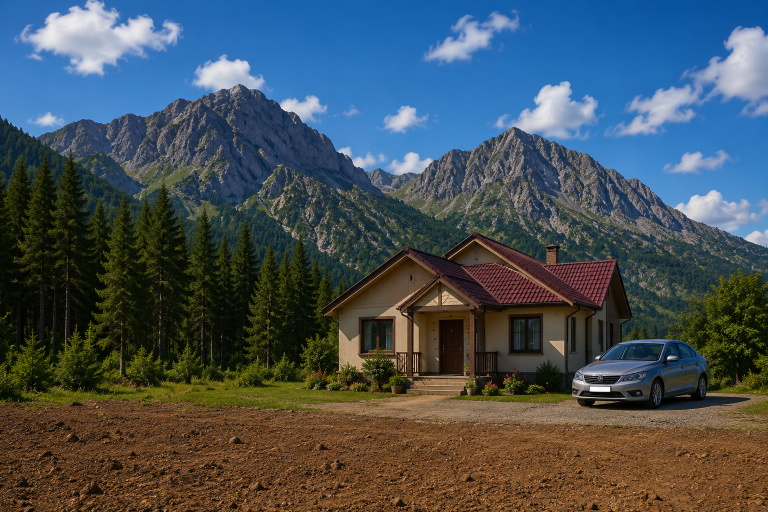
#> input picture Session 6/image.png, 1536 x 1024 px (shown at 1/2 size)
$ jupyter execute 2-segmentation.ipynb   (older library calls are emulated)
#> lines starting #> are read from the running program, lines starting #| are printed output that depends on the picture; after the words box and inside, x2 and y2 are one past the last pixel; in counts of white or black regions, pixels touching at a corner belong together
<div dir="rtl" style="direction:rtl; text-align:right; font-family:'Segoe UI', Arial, sans-serif; font-size:16px; line-height:2; background:#e8f5e9; border-right:6px solid #2e7d32; padding:20px 24px; margin:10px 0; border-radius:8px;">

<h2 style="color:#1b5e20;">تجزئة متقدمة باستخدام K-Means — (اللون + الموضع + الحواف + Gradient)</h2>

<p>يُطوَّر هذا الدفتر مثالَ التجزئة الأساسي بإضافة ميزتين جديدتين لكل بكسل:</p>
<ul>
  <li><strong>Canny Edges:</strong> هل البكسل يقع على حافة في الصورة؟</li>
  <li><strong>Sobel Gradient:</strong> ما مقدار التغيّر في شدة اللون عند هذا البكسل؟</li>
</ul>

<p>هذه الإضافة تجعل K-Means أكثر وعياً بالحدود الحقيقية بين أجزاء الصورة، مما يُحسّن جودة التجزئة.</p>

<table style="width:100%; border-collapse:collapse; text-align:right; direction:rtl; margin-top:10px;">
  <tr style="background:#a5d6a7;">
    <th style="padding:8px; border:1px solid #66bb6a;">الميزة</th>
    <th style="padding:8px; border:1px solid #66bb6a;">المصدر</th>
  </tr>
  <tr><td style="padding:8px; border:1px solid #66bb6a;">X، Y (موضع)</td><td style="padding:8px; border:1px solid #66bb6a;">احداثيات البكسل</td></tr>
  <tr><td style="padding:8px; border:1px solid #66bb6a;">R، G، B (لون)</td><td style="padding:8px; border:1px solid #66bb6a;">قيم اللون المطبّعة</td></tr>
  <tr><td style="padding:8px; border:1px solid #66bb6a;">Gradient Magnitude</td><td style="padding:8px; border:1px solid #66bb6a;">Sobel Filter</td></tr>
  <tr><td style="padding:8px; border:1px solid #66bb6a;">Edge (0 أو 1)</td><td style="padding:8px; border:1px solid #66bb6a;">Canny Edge Detector</td></tr>
</table>

</div>

[cell 1]
import cv2
import numpy as np
import matplotlib.pyplot as plt

from sklearn.cluster import KMeans
from sklearn.preprocessing import StandardScaler

<div dir="rtl" style="direction:rtl; text-align:right; font-family:'Segoe UI', Arial, sans-serif; font-size:15px; line-height:1.9; background:#f1f8e9; border-right:5px solid #388e3c; padding:16px 20px; margin:8px 0; border-radius:7px;">

<h3 style="color:#1b5e20;">المكتبات المستخدمة</h3>
<ul>
  <li><strong>cv2 (OpenCV):</strong> قراءة الصور، تحويل الألوان، استخراج الحواف (Canny) وحساب الـ Gradient (Sobel)</li>
  <li><strong>numpy:</strong> بناء مصفوفة الميزات والعمليات الحسابية</li>
  <li><strong>matplotlib:</strong> عرض النتائج البصرية (الصورة الأصلية، الحواف، خريطة التجزئة)</li>
  <li><strong>KMeans:</strong> خوارزمية التجميع غير المراقب</li>
  <li><strong>StandardScaler:</strong> توحيد القيم بحيث يكون المتوسط = 0 والانحراف المعياري = 1، وهذا ضروري لأن ميزات مختلفة (اللون، الموضع، الـ Gradient) تملك نطاقات قيم مختلفة</li>
</ul>

</div>

[cell 2]
# الإعدادات
# =========================

IMAGE_PATH = "image.png"   # اسم الصورة
IMAGE_SIZE = (500, 350)    # لتسريع التنفيذ
K = 8                      # عدد العناقيد
ALPHA = 0.35               # شفافية الطبقة الملونة

<div dir="rtl" style="direction:rtl; text-align:right; font-family:'Segoe UI', Arial, sans-serif; font-size:15px; line-height:1.9; background:#e3f2fd; border-right:5px solid #1565c0; padding:16px 20px; margin:8px 0; border-radius:7px;">

<h3 style="color:#0d47a1;">الإعدادات العامة</h3>
<table style="width:100%; border-collapse:collapse; text-align:right; direction:rtl;">
  <tr style="background:#bbdefb;">
    <th style="padding:7px; border:1px solid #90caf9;">المتغير</th>
    <th style="padding:7px; border:1px solid #90caf9;">القيمة</th>
    <th style="padding:7px; border:1px solid #90caf9;">الشرح</th>
  </tr>
  <tr><td style="padding:7px; border:1px solid #90caf9;"><code>IMAGE_SIZE</code></td><td style="padding:7px; border:1px solid #90caf9;">(500, 350)</td><td style="padding:7px; border:1px solid #90caf9;">حجم أكبر من المثال الأول لنتائج أدق</td></tr>
  <tr><td style="padding:7px; border:1px solid #90caf9;"><code>K</code></td><td style="padding:7px; border:1px solid #90caf9;">6</td><td style="padding:7px; border:1px solid #90caf9;">عدد المجموعات (Clusters)</td></tr>
  <tr><td style="padding:7px; border:1px solid #90caf9;"><code>ALPHA</code></td><td style="padding:7px; border:1px solid #90caf9;">0.35</td><td style="padding:7px; border:1px solid #90caf9;">درجة شفافية طبقة الألوان على الصورة</td></tr>
</table>

</div>

[cell 3]
# =========================
# قراءة الصورة
# =========================

image_bgr = cv2.imread(IMAGE_PATH)
#> image_bgr is the input picture: shape (1024, 1536, 3); mean B, G, R 86.5, 80.5, 69.4

if image_bgr is None:
    raise Exception("لم يتم العثور على الصورة. تأكد من اسم الملف والمسار.")

image_bgr = cv2.resize(image_bgr, IMAGE_SIZE)
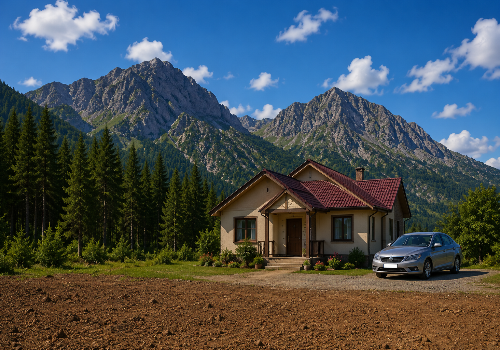
#> image_bgr: shape (350, 500, 3); mean B, G, R 86.4, 80.4, 69.3
image = cv2.cvtColor(image_bgr, cv2.COLOR_BGR2RGB)

height, width, _ = image.shape
#> height = 350; width = 500

[cell 4]
# =========================
# استخراج الحواف والـ Gradient
# =========================

gray = cv2.cvtColor(image, cv2.COLOR_RGB2GRAY)
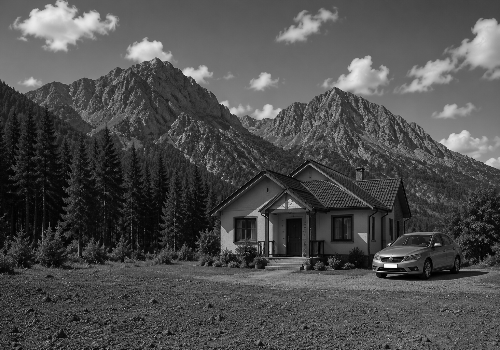
#> gray: shape (350, 500); min 0, max 253, mean 77.7

# Canny Edges
edges = cv2.Canny(gray, threshold1=80, threshold2=180)
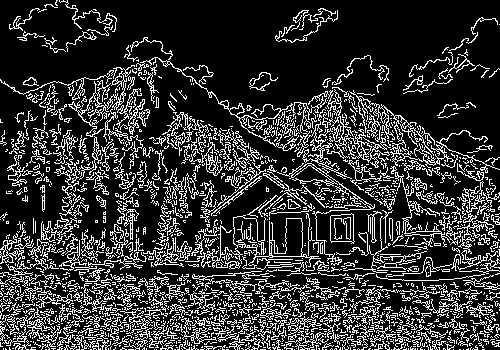
#> edges: shape (350, 500); 20.4% white in thin lines or dots
edges_norm = edges / 255.0
#> edges_norm: shape (350, 500) float64; values 0 (black) and 1 (white), 20.4% white in thin lines or dots

# Sobel Gradient Magnitude
sobel_x = cv2.Sobel(gray, cv2.CV_64F, 1, 0, ksize=3)
sobel_y = cv2.Sobel(gray, cv2.CV_64F, 0, 1, ksize=3)
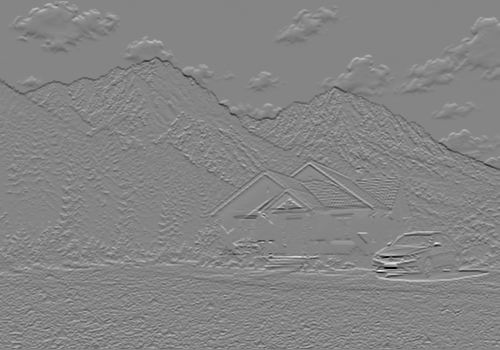
#> sobel_y: shape (350, 500) float64; min -979, max 898, mean -0.3; drawn with min black and max white

gradient = np.sqrt(sobel_x ** 2 + sobel_y ** 2)
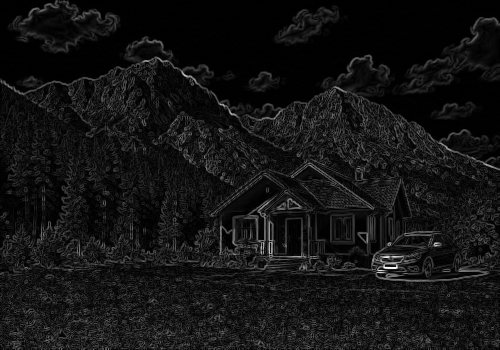
#> gradient: shape (350, 500) float64; min 0, max 979.1, mean 76.9; drawn with min black and max white

if gradient.max() > 0:
    gradient_norm = gradient / gradient.max()
else:
    gradient_norm = gradient

<div dir="rtl" style="direction:rtl; text-align:right; font-family:'Segoe UI', Arial, sans-serif; font-size:15px; line-height:1.9; background:#fce4ec; border-right:5px solid #c62828; padding:16px 20px; margin:8px 0; border-radius:7px;">

<h3 style="color:#b71c1c;">استخراج الحواف والـ Gradient</h3>

<p><strong>أولاً — Canny Edge Detector:</strong></p>
<ul>
  <li>يكتشف الحواف الحادة في الصورة باستخدام حدّي التعتيم (threshold1=80، threshold2=180)</li>
  <li>ناتجه: صورة ثنائية — <code>0</code> للبكسلات غير الحافية، <code>255</code> للحافية</li>
  <li>نُطبّعها بقسمتها على 255 لتصبح في النطاق [0, 1]</li>
</ul>

<p><strong>ثانياً — Sobel Gradient:</strong></p>
<ul>
  <li><code>sobel_x</code>: يقيس التغيّر الأفقي في شدة الصورة</li>
  <li><code>sobel_y</code>: يقيس التغيّر الرأسي في شدة الصورة</li>
  <li><strong>Gradient Magnitude</strong> = √(sobel_x² + sobel_y²) — يُمثّل مقدار حدّة الحافة بشكل مستقل عن اتجاهها</li>
</ul>

<p><strong>الهدف:</strong> هذه الميزات تجعل K-Means يُفرّق بين المناطق ذات الحواف الحادة والمناطق الملساء، مما يُحسّن حدود التجزئة.</p>

</div>

[cell 5]
# =========================
# بناء Feature Matrix
# =========================

features = []

for y in range(height):
    for x in range(width):
        r, g, b = image[y, x]

        feature_vector = [
            x / width,
            y / height,
            r / 255.0,
            g / 255.0,
            b / 255.0,
            gradient_norm[y, x],
            edges_norm[y, x],
        ]

        features.append(feature_vector)
#> after the loop, features = 175000 items

features = np.array(features)

print("Feature matrix shape:", features.shape)
#| Feature matrix shape: (175000, 7)

<div dir="rtl" style="direction:rtl; text-align:right; font-family:'Segoe UI', Arial, sans-serif; font-size:15px; line-height:1.9; background:#fff3e0; border-right:5px solid #e65100; padding:16px 20px; margin:8px 0; border-radius:7px;">

<h3 style="color:#bf360c;">بناء مصفوفة الميزات (7 ميزات لكل بكسل)</h3>
<p>يمثّل كل بكسل الآن بمتجه من <strong>7 ميزات</strong> — أكثر تفصيلاً من المثال السابق:</p>

<table style="width:100%; border-collapse:collapse; text-align:right; direction:rtl;">
  <tr style="background:#ffe0b2;">
    <th style="padding:7px; border:1px solid #ffb74d;">#</th>
    <th style="padding:7px; border:1px solid #ffb74d;">الميزة</th>
    <th style="padding:7px; border:1px solid #ffb74d;">المصدر</th>
  </tr>
  <tr><td style="padding:7px; border:1px solid #ffb74d;">1</td><td style="padding:7px; border:1px solid #ffb74d;"><code>x / width</code></td><td style="padding:7px; border:1px solid #ffb74d;">موضع أفقي</td></tr>
  <tr><td style="padding:7px; border:1px solid #ffb74d;">2</td><td style="padding:7px; border:1px solid #ffb74d;"><code>y / height</code></td><td style="padding:7px; border:1px solid #ffb74d;">موضع رأسي</td></tr>
  <tr><td style="padding:7px; border:1px solid #ffb74d;">3</td><td style="padding:7px; border:1px solid #ffb74d;"><code>r / 255</code></td><td style="padding:7px; border:1px solid #ffb74d;">قناة حمراء</td></tr>
  <tr><td style="padding:7px; border:1px solid #ffb74d;">4</td><td style="padding:7px; border:1px solid #ffb74d;"><code>g / 255</code></td><td style="padding:7px; border:1px solid #ffb74d;">قناة خضراء</td></tr>
  <tr><td style="padding:7px; border:1px solid #ffb74d;">5</td><td style="padding:7px; border:1px solid #ffb74d;"><code>b / 255</code></td><td style="padding:7px; border:1px solid #ffb74d;">قناة زرقاء</td></tr>
  <tr><td style="padding:7px; border:1px solid #ffb74d;">6</td><td style="padding:7px; border:1px solid #ffb74d;"><code>gradient_norm</code></td><td style="padding:7px; border:1px solid #ffb74d;">Sobel Gradient</td></tr>
  <tr><td style="padding:7px; border:1px solid #ffb74d;">7</td><td style="padding:7px; border:1px solid #ffb74d;"><code>edges_norm</code></td><td style="padding:7px; border:1px solid #ffb74d;">Canny Edges</td></tr>
</table>

<p style="margin-top:10px;">الناتج: مصفوفة شكلها <code>(175000, 7)</code> حيث 175000 = 500 × 350 بكسل.</p>

</div>

[cell 6]
# =========================
# Scaling
# =========================

scaler = StandardScaler()
features_scaled = scaler.fit_transform(features)

<div dir="rtl" style="direction:rtl; text-align:right; font-family:'Segoe UI', Arial, sans-serif; font-size:15px; line-height:1.9; background:#f3e5f5; border-right:5px solid #6a1b9a; padding:16px 20px; margin:8px 0; border-radius:7px;">

<h3 style="color:#4a148c;">توحيد الميزات — StandardScaler</h3>

<p><strong>لماذا نحتاج StandardScaler هنا؟</strong></p>
<p>ميزاتنا السبع تملك نطاقات مختلفة، وهذا يؤثر سلباً على K-Means:</p>
<ul>
  <li>الـ Gradient قد يصل إلى قيم كبيرة جداً مقارنةً بقيم اللون [0,1]</li>
  <li>بدون توحيد، ستُهيمن الميزات ذات النطاق الأوسع على حسابات المسافة</li>
</ul>

<p><strong>ما يفعله StandardScaler:</strong> يحوّل كل ميزة بحيث يكون <strong>متوسطها = 0</strong> و<strong>انحرافها المعياري = 1</strong>:
<br><code>z = (x − mean) / std</code></p>

<p>بعد التوحيد، جميع الميزات السبع تُساهم بشكل متساوٍ في حسابات المسافة الإقليدية داخل K-Means.</p>

</div>

[cell 7]
# =========================
# تطبيق K-Means
# =========================

kmeans = KMeans(
    n_clusters=K,
    random_state=42,
    n_init=10
)

labels = kmeans.fit_predict(features_scaled)

segmented = labels.reshape(height, width)
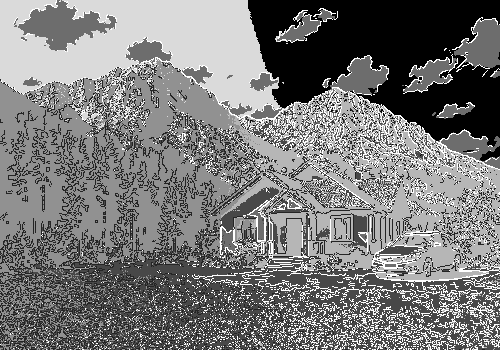
#> segmented: shape (350, 500) int32; min 0, max 7, mean 3.35; drawn with min black and max white

[cell 8]
# =========================
# ألوان العناقيد
# =========================

colors = np.array([
    [255, 0, 0],      # أحمر
    [0, 255, 0],      # أخضر
    [0, 0, 255],      # أزرق
    [255, 255, 0],    # أصفر
    [255, 0, 255],    # بنفسجي
    [0, 255, 255],    # سماوي
    [255, 128, 0],    # برتقالي
    [128, 0, 255],    # بنفسجي غامق
], dtype=np.uint8)

[cell 9]
# =========================
# إنشاء Overlay شفاف
# =========================

overlay = image.copy()

for cluster_id in range(K):
    mask = segmented == cluster_id
    color = colors[cluster_id % len(colors)]

    overlay[mask] = (
        (1 - ALPHA) * overlay[mask] +
        ALPHA * color
    ).astype(np.uint8)
#> this loop made 8 passes
#> pass 1, `mask = segmented == cluster_id`:
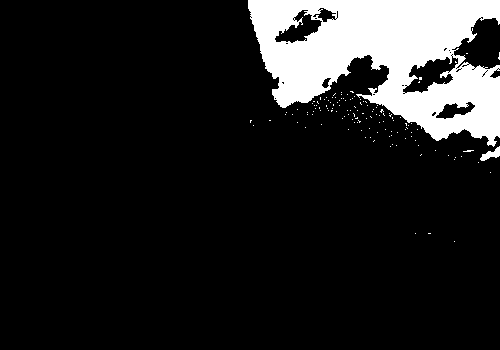
#> mask: shape (350, 500) bool; 12.7% white; 131 white regions (129 under 20 px), largest, box (x1, y1, x2, y2) and area: (248, 0, 500, 147) 21831, (480, 146, 500, 161) 138
#> after the loop:
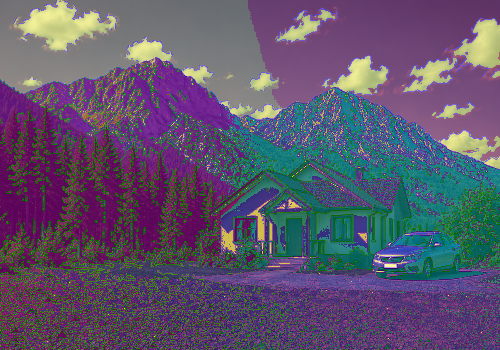
#> overlay: shape (350, 500, 3); mean R, G, B 92.7, 84.4, 108.2

[cell 10]
# =========================
# إنشاء صورة ملونة للتقسيم فقط
# =========================

segmentation_map = np.zeros_like(image)

for cluster_id in range(K):
    mask = segmented == cluster_id
    segmentation_map[mask] = colors[cluster_id % len(colors)]
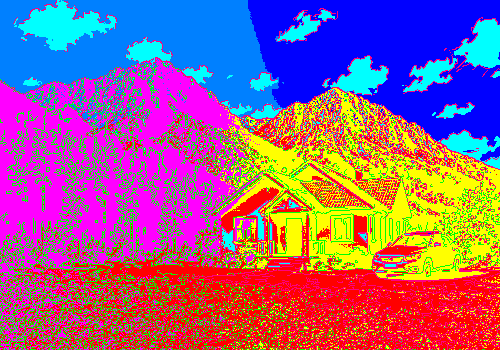
#> segmentation_map: shape (350, 500, 3); mean of channels 0, 1, 2 137.4, 93.4, 150.1; drawn as B, G, R

[cell 11]
# =========================
# عرض النتائج
# =========================

plt.figure(figsize=(18, 10))

plt.subplot(2, 3, 1)
plt.imshow(image)
plt.title("Original Image")
plt.axis("off")

plt.subplot(2, 3, 2)
plt.imshow(edges, cmap="gray")
plt.title("Canny Edges")
plt.axis("off")

plt.subplot(2, 3, 3)
plt.imshow(gradient_norm, cmap="gray")
plt.title("Gradient Magnitude")
plt.axis("off")

plt.subplot(2, 3, 4)
plt.imshow(segmentation_map)
plt.title("Segmentation Map")
plt.axis("off")

plt.subplot(2, 3, 5)
plt.imshow(overlay)
plt.title("Segmented Overlay")
plt.axis("off")

plt.subplot(2, 3, 6)
plt.imshow(image)
plt.imshow(segmentation_map, alpha=ALPHA)
plt.title("Overlay using Matplotlib Alpha")
plt.axis("off")

plt.tight_layout()
plt.show()

[cell 12]
# =========================
# حفظ النتائج
# =========================

cv2.imwrite("edges.jpg", edges)
cv2.imwrite("gradient.jpg", (gradient_norm * 255).astype(np.uint8))
cv2.imwrite("segmentation_map.jpg", cv2.cvtColor(segmentation_map, cv2.COLOR_RGB2BGR))
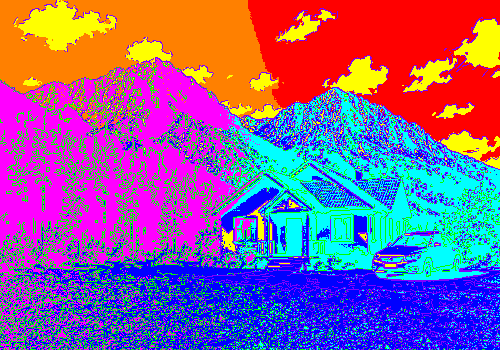
#> saved as segmentation_map.jpg: shape (350, 500, 3); mean B, G, R 150.1, 93.4, 137.4
cv2.imwrite("segmented_overlay.jpg", cv2.cvtColor(overlay, cv2.COLOR_RGB2BGR))

print("تم حفظ النتائج:")
print("edges.jpg")
print("gradient.jpg")
print("segmentation_map.jpg")
print("segmented_overlay.jpg")

$ run again, with Session 6/segmentation_map.jpg saved as Session 6/image.png
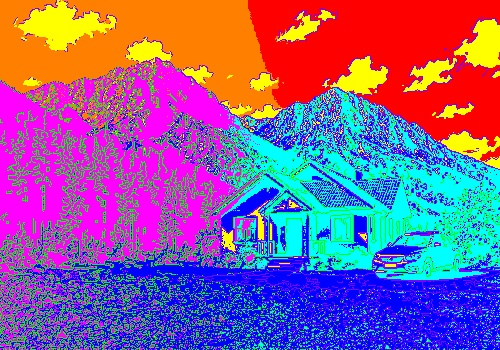
#> input picture Session 6/segmentation_map.jpg, 500 x 350 px
#> image_bgr is the input picture: shape (350, 500, 3); mean B, G, R 147.5, 93.7, 138.9
#> `edges = cv2.Canny(gray, threshold1=80, threshold2=180)`:
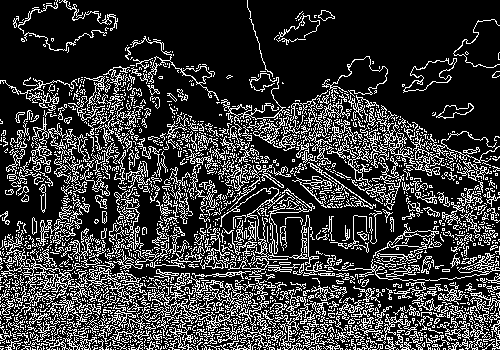
#> edges: shape (350, 500); 22.3% white in thin lines or dots
#> edges_norm: shape (350, 500) float64; values 0 (black) and 1 (white), 22.3% white in thin lines or dots
#> after the loop `for y in range(height):`: features = 175000 items
#| Feature matrix shape: (175000, 7)
#> `cv2.imwrite("segmentation_map.jpg", cv2.cvtColor(segmentation_map, cv2..`:
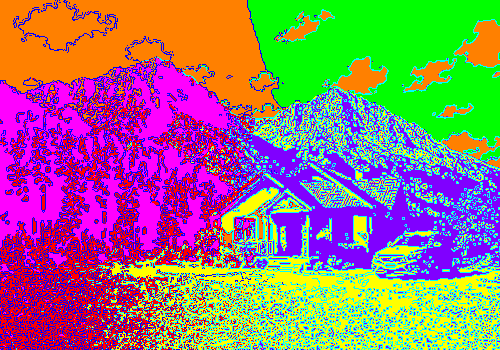
#> saved as segmentation_map.jpg: shape (350, 500, 3); mean B, G, R 119.9, 118.5, 149
